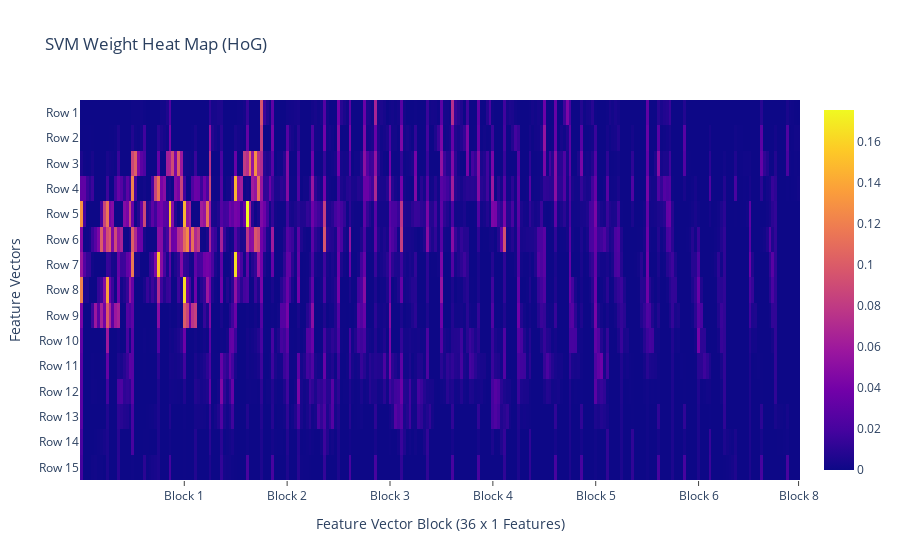

The code cell stored with this chart in its notebook:
### Code cell
# Generate weights heat map
import plotly.express as px
weights = svm_model.coef_
weights = weights.reshape((15, 252))

x_labels=[f"Block {i}" for i in range(1, 9)]
y_labels=[f"Row {i}" for i in range(1, 16)]

fig = px.imshow(weights,y=y_labels, title="SVM Weight Heat Map (HoG)")
fig.update_xaxes(
    ticktext=x_labels,
    tickvals=[(i * 36) for i in range(1, 8)] + [251],
    title_text= "Feature Vector Block (36 x 1 Features)",
    ticks="outside"
)
fig.update_yaxes(title_text='Feature Vectors')

fig.update_traces(hovertemplate="x: %{x} <br>y: %{y} <br>Weight: %{z}")
fig.show()

### Figure 1 — Plotly figure (JSON) as saved in the notebook; plotly's stock layout.template omitted (floating-point values rounded to 4 significant figures; data arrays with more than 128 entries replaced by an {"elided": "..."} marker saying what was removed)
{"data": [{"coloraxis": "coloraxis", "hovertemplate": "x: %{x} <br>y: %{y} <br>Weight: %{z}", "type": "heatmap", "y": ["Row 1", "Row 2", "Row 3", "Row 4", "Row 5", "Row 6", "Row 7", "Row 8", "Row 9", "Row 10", "Row 11", "Row 12", "Row 13", "Row 14", "Row 15"], "z": {"elided": "15x252 float values"}}], "layout": {"coloraxis": {"colorscale": [[0, "#0d0887"], [0.1111, "#46039f"], [0.2222, "#7201a8"], [0.3333, "#9c179e"], [0.4444, "#bd3786"], [0.5556, "#d8576b"], [0.6667, "#ed7953"], [0.7778, "#fb9f3a"], [0.8889, "#fdca26"], [1, "#f0f921"]]}, "title": {"text": "SVM Weight Heat Map (HoG)"}, "xaxis": {"constrain": "domain", "scaleanchor": "y", "ticks": "outside", "ticktext": ["Block 1", "Block 2", "Block 3", "Block 4", "Block 5", "Block 6", "Block 7", "Block 8"], "tickvals": [36, 72, 108, 144, 180, 216, 252, 251], "title": {"text": "Feature Vector Block (36 x 1 Features)"}}, "yaxis": {"autorange": "reversed", "constrain": "domain", "title": {"text": "Feature Vectors"}}}}
